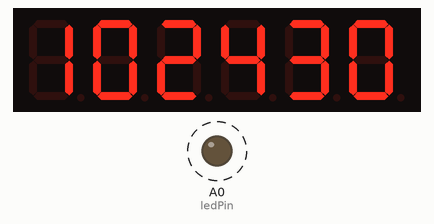
The sketch below on a simulated Arduino Uno, built with avr-gcc and run on an emulated ATmega328P. Parts: 6-digit seven-segment display, output pins drawn as LEDs (lit = HIGH). Dashed ring = blinking. The local clock reads 2024-03-15 10:24:30 at power-on unless the sketch sets it.

Above: at 0.1 s.
At 9.75 s:
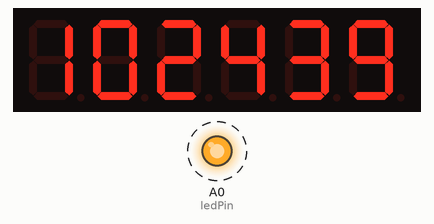
At 19.76 s:
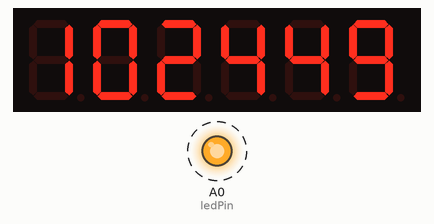
At 39.77 s:
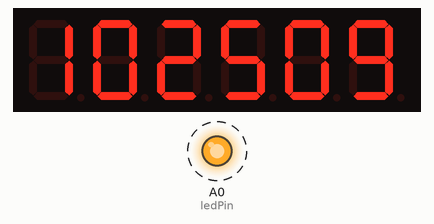
Timing chart, 0 to 40.0 s (numbered marks = the images above):
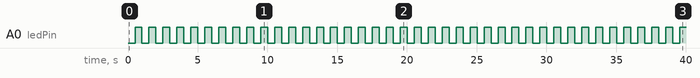

Measured:
- by itself, A0 (ledPin): alternates HIGH for 0.50 s and LOW for 0.50 s
- what the display in image 1 shows lasts 1.0 s, from 9.0 s to 10.0 s

The sketch:

Digital_Clock.ino
```cpp
#include "SevSeg.h"
#include <Wire.h>
#include <TimeLib.h>
#include <DS1307RTC.h>
SevSeg Display;
const int ledPin =  A0;
unsigned long timeDisplay;
unsigned long currentMillis;
unsigned int Hour;
int ledState = LOW;
unsigned long previousMillis = 0;
const long interval = 500;
void setup()
{
  pinMode(ledPin, OUTPUT);
  byte numDigits = 6;
  byte digitPins[] = {10, 11, 12, 13, A1, A2};
  byte segmentPins[] = {2, 3, 4, 5, 6, 7, 8, 9};
  bool resistorsOnSegments = false; // false = resistors are on digit pins
  bool updateWithDelaysIn = true;
  byte hardwareConfig = COMMON_ANODE;
  Display.begin(hardwareConfig, numDigits, digitPins, segmentPins, resistorsOnSegments);
  Display.setBrightness(100);
}
void loop()
{
  unsigned long currentMillis = millis();
  if (currentMillis - previousMillis >= interval)
  {
    previousMillis = currentMillis;
    if (ledState == LOW)
    {
      ledState = HIGH;
    }
    else
    {
      ledState = LOW;
    }
    digitalWrite(ledPin, ledState);
  }
  tmElements_t tm;
  if (RTC.read(tm))
  {
    Hour = tm.Hour;
    if (tm.Hour > 12)
{
if (tm.Hour == 13) Hour = 1;
if (tm.Hour == 14) Hour = 2;
if (tm.Hour == 15) Hour = 3;
if (tm.Hour == 16) Hour = 4;
if (tm.Hour == 17) Hour = 5;
if (tm.Hour == 18) Hour = 6;
if (tm.Hour == 19) Hour = 7;
if (tm.Hour == 20) Hour = 8;
if (tm.Hour == 21) Hour = 9;
if (tm.Hour == 22) Hour = 10;
if (tm.Hour == 23) Hour = 11;
}
else
{
if (tm.Hour == 0) Hour = 12;
}

    timeDisplay = (Hour * 100 + tm.Minute) * 100L + tm.Second;
  }
  else {
    timeDisplay = 888888; // error
  }
  Display.setNumber(timeDisplay);
  Display.refreshDisplay();
}
```
